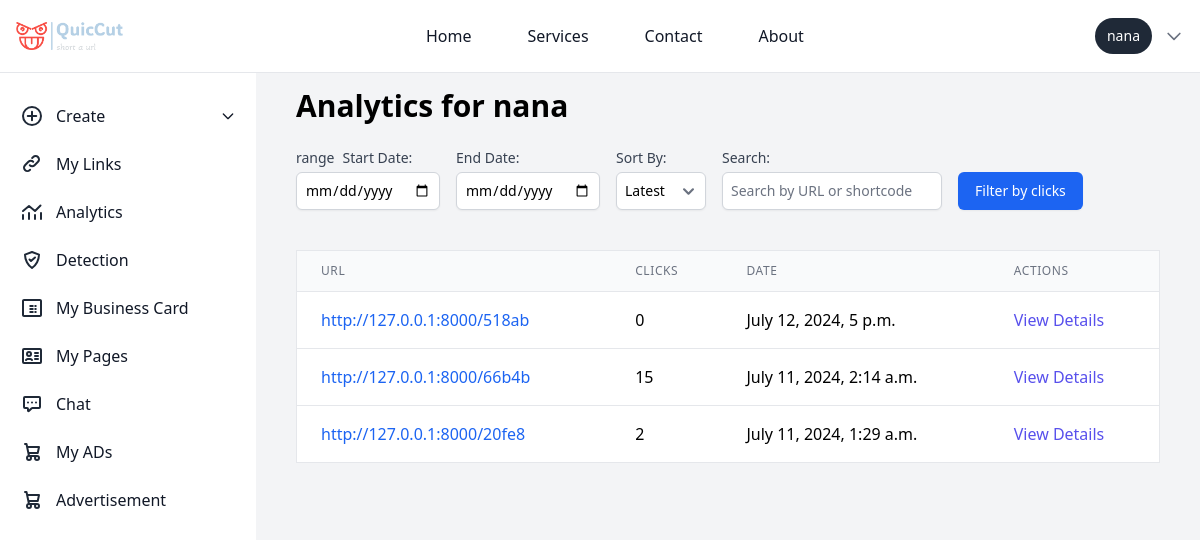
Screenshot of /analytics/ (signed in) with the database file from the repository.
### urlshortner/models.py (models this page shows, shortened)
class ShortURL(models.Model):
    user = models.ForeignKey(User, on_delete=models.CASCADE, null=True, blank=True)
    original_url = models.URLField()
    short_code = models.CharField(max_length=10, unique=True)
    clicks = models.IntegerField(default=0)
    date_created = models.DateTimeField(auto_now_add=True)
    qr_code_data = models.TextField(null=True, blank=True)
    class Meta:
        ordering = ['-date_created']

### user/views.py (the view)
# urls.py: path('analytics/', analytics_view, name='analytics_view'),
@login_required
def analytics_view(request):
    clicks = Click.objects.filter(short_url__user=request.user)
    short_urls = ShortURL.objects.filter(user=request.user)
    url_clicks = {short_url: 0 for short_url in short_urls}
    start_date = request.GET.get('start_date')
    end_date = request.GET.get('end_date')
    search_query = request.GET.get('search', '')
    if start_date and end_date:
        start_date = parse_date(start_date)
        end_date = parse_date(end_date)
        clicks = clicks.filter(timestamp__range=[start_date, end_date])
    if search_query:
        short_urls = short_urls.filter(
            Q(original_url__icontains=search_query) |
            Q(short_code__icontains=search_query)
        )
    for click in clicks:
        if click.short_url in url_clicks:
            url_clicks[click.short_url] += 1
    sort_by = request.GET.get('sort_by')
    if sort_by == 'clicks':
        url_clicks = dict(sorted(url_clicks.items(), key=lambda item: item[1], reverse=True))
    context = {
        'url_clicks': url_clicks,
        'clicks': clicks,
        'start_date': start_date,
        'end_date': end_date,
        'sort_by': sort_by,
        'search_query': search_query,
        'username': request.user.username
    }
    return render(request, 'user/analytics.html', context)

### chat/templatetags/chat_tags.py (called while the page is built)
@register.simple_tag
def unread_message_count(user):
    return Message.objects.filter(receiver=user, is_read=False).count()

### templates/user/analytics.html (shortened to what this page needs)
{% extends 'basehome/base.html' %}
{% block content %}
{% load static %}
<body class="overflow-hidden">
<div class="bg-gray-100 p-10 sm:ml-64 mt-12 overflow-y-auto max-h-screen">
  <div class="w-full h-screen bg-gray-100">
  <h1 class="text-3xl font-bold mb-6">Analytics for {{ username }}</h1>
  <form method="get" class="mb-6 flex flex-wrap items-center space-x-4">
    <div class="mb-4">
      <div class="flex">
      <p class="block text-sm font-medium text-gray-700 mr-2">range </p>
      <label for="start_date" class="block text-sm font-medium text-gray-700"> Start Date:</label>
    </div>
      <input type="date" name="start_date" id="start_date" value="{{ request.GET.start_date }}" class="mt-1 block w-full p-2 border border-gray-300 rounded-md shadow-sm focus:ring-blue-500 focus:border-blue-500 sm:text-sm">
    </div>
    <div class="mb-4">
      <label for="end_date" class="block text-sm font-medium text-gray-700">End Date:</label>
      <input type="date" name="end_date" id="end_date" value="{{ request.GET.end_date }}" class="mt-1 block w-full p-2 border border-gray-300 rounded-md shadow-sm focus:ring-blue-500 focus:border-blue-500 sm:text-sm">
    </div>
    <div class="mb-4">
      <label for="sort_by" class="block text-sm font-medium text-gray-700">Sort By:</label>
      <select name="sort_by" id="sort_by" class="mt-1 block w-full p-2 border border-gray-300 rounded-md shadow-sm focus:ring-blue-500 focus:border-blue-500 sm:text-sm">
        <option value="">Latest</option>
      </select>
    </div>
    <div class="mb-4">
      <label for="search" class="block text-sm font-medium text-gray-700">Search:</label>
      <input type="text" name="search" id="search" value="{{ request.GET.search }}" class="mt-1 block w-full p-2 border border-gray-300 rounded-md shadow-sm focus:ring-blue-500 focus:border-blue-500 sm:text-sm" placeholder="Search by URL or shortcode">
    </div>
    <div class="mb-4">
      <button type="submit" class="mt-6 inline-flex items-center px-4 py-2 border border-transparent text-sm font-medium rounded-md shadow-sm text-white bg-blue-600 hover:bg-blue-700 focus:outline-none focus:ring-2 focus:ring-offset-2 focus:ring-blue-500">
        Filter by clicks
      </button>
    </div>
  </form>
  <div class="overflow-x-auto overflow-y-auto max-h-80">
    <table class="min-w-full bg-white border border-gray-200 divide-y divide-gray-200 rounded-lg shadow-sm">
      <thead class="bg-gray-50">
        <tr>
          <th scope="col" class="px-6 py-3 text-left text-xs font-medium text-gray-500 uppercase tracking-wider">URL</th>
          <th scope="col" class="px-6 py-3 text-left text-xs font-medium text-gray-500 uppercase tracking-wider">Clicks</th>
          <th scope="col" class="px-6 py-3 text-left text-xs font-medium text-gray-500 uppercase tracking-wider">Date</th>
          <th scope="col" class="px-6 py-3 text-left text-xs font-medium text-gray-500 uppercase tracking-wider">Actions</th>
        </tr>
      </thead>
      <tbody class="bg-white divide-y divide-gray-200">
        {% for short_url, click_count in url_clicks.items %}
        <tr>
          <td class="px-6 py-4 whitespace-nowrap">
            <a href="{% url 'redirect_view' short_code=short_url.short_code %}" class="text-blue-600 hover:text-blue-800">http://127.0.0.1:8000/{{ short_url.short_code }}</a>
          </td>
          <td class="px-6 py-4 whitespace-nowrap">{{ click_count }}</td>
          <td class="px-6 py-4 whitespace-nowrap">{{ short_url.date_created }}</td>
          <td class="px-6 py-4 whitespace-nowrap">
            <a href="{% url 'url_details_view' short_code=short_url.short_code %}" class="text-indigo-600 hover:text-indigo-900">View Details</a>
          </td>
        </tr>
        {% endfor %}
      </tbody>
    </table>
  </div>
  <br>
  <br>
  <br>
</div>
</div>
</body>
{% endblock %}

### templates/basehome/base.html (shortened to what this page needs)
{% load compress %}
{% load static %}
{% load chat_tags %}
<!DOCTYPE html>
<html lang="en">
<head>
    {% compress css %}
    <link rel="stylesheet" href="{% static 'src/output.css' %}">
    {% endcompress %}
</head>
<body class="p-0 m-0">
  <nav class="bg-white dark:bg-gray-900 border-b border-gray-200 dark:border-gray-700  fixed w-full z-10 top-0">
    <div class="max-w-screen-xl mx-auto p-4 flex flex-wrap items-center justify-between">
       <a href="/" class=" items-center ">
          <img src="{% static 'logo.png' %}" class="h-6 me-3 sm:h-7" alt="logo" />
       </a>
        <div class="flex items-center md:order-2 space-x-3 rtl:space-x-reverse">
            {% if user.is_authenticated %}
            <span class="flex items-center text-sm bg-gray-800 text-white rounded-full py-2 px-3 focus:ring-4 focus:ring-gray-300 dark:focus:ring-gray-600">
                {{ user.username }}
            </span>
            <div class="relative">
                <button id="user-menu-button" class="flex items-center text-sm text-gray-500 hover:text-gray-700 dark:text-gray-400 dark:hover:text-gray-300 focus:outline-none">
                    <svg class="w-5 h-5" fill="none" stroke="currentColor" viewBox="0 0 24 24" xmlns="http://www.w3.org/2000/svg">
                        <path stroke-linecap="round" stroke-linejoin="round" stroke-width="2" d="M19 9l-7 7-7-7"></path>
                    </svg>
                </button>
            </div>
            {% endif %}
        </div>
        <div class="hidden w-full md:flex md:w-auto md:order-1" id="navbar-user">
            <ul class="flex flex-col p-4 mt-4 bg-gray-50 md:bg-white dark:bg-gray-800 md:dark:bg-gray-900 md:mt-0 md:flex-row md:space-x-8 md:p-0 border border-gray-100 rounded-lg md:border-0 dark:border-gray-700">
                <li>
                    <a href="{% url 'landingpage' %}" class="block py-2 px-3 text-gray-900 hover:text-blue-700 dark:text-white md:hover:bg-transparent md:dark:hover:text-blue-500 dark:hover:bg-gray-700 dark:hover:text-white md:dark:hover:bg-transparent">Home</a>
                </li>
                <li>
                    <a href="{% url 'service' %}" class="block py-2 px-3 text-gray-900 hover:text-blue-700 dark:text-white md:hover:bg-transparent md:dark:hover:text-blue-500 dark:hover:bg-gray-700 dark:hover:text-white md:dark:hover:bg-transparent">Services</a>
                </li>
                <li>
                    <a href="{% url 'contact' %}" class="block py-2 px-3 text-gray-900 hover:text-blue-700 dark:text-white md:hover:bg-transparent md:dark:hover:text-blue-500 dark:hover:bg-gray-700 dark:hover:text-white md:dark:hover:bg-transparent">Contact</a>
                </li>
                <li>
                    <a href="{% url 'about' %}" class="block py-2 px-3 text-gray-900 hover:text-blue-700 dark:text-white md:hover:bg-transparent md:dark:hover:text-blue-500 dark:hover:bg-gray-700 dark:hover:text-white md:dark:hover:bg-transparent">About</a>
                </li>
            </ul>
        </div>
    </div>
</nav>
    <nav class="bg-white">
      <aside id="logo-sidebar" class=" fixed mt-20 left-0 z-40 w-64 h-screen transition-transform -translate-x-full sm:translate-x-0" aria-label="Sidebar">
        <div class="h-full px-3 py-4 overflow-y-auto bg-white dark:bg-white-800">
        <div >
          <div >
            <ul id="sidebar" class="space-y-2 font-medium">
             {% if user.is_authenticated %}
             <li x-data="{ open: false }">
              <a href="javascript:void(0);" @click="open = !open" class="flex items-center p-2 text-gray-900 rounded-lg dark:text-white hover:bg-gray-100 dark:hover:bg-gray-700 group">
                  <span class="ms-3">Create</span>
                  <svg :class="{ 'rotate-180': open }" class="w-4 h-4 ml-auto transition-transform duration-200" xmlns="http://www.w3.org/2000/svg" fill="none" viewBox="0 0 24 24" stroke="currentColor">
                      <path stroke-linecap="round" stroke-linejoin="round" stroke-width="2" d="M19 9l-7 7-7-7"/>
                  </svg>
              </a>
          </li>
            <li>
              <a href="{% url 'user_links' %}" class="flex items-center p-2 text-gray-900 rounded-lg dark:text-white hover:bg-gray-100 dark:hover:bg-gray-700 group">
               <span class="ms-3">My Links</span>
               </a>
             </li>
             <li>
              <a href="{% url 'analytics_view' %}" class="flex items-center p-2 text-gray-900 rounded-lg dark:text-white hover:bg-gray-100 dark:hover:bg-gray-700 group">
                <svg class="w-6 h-6 text-gray-800 dark:text-white" aria-hidden="true" xmlns="http://www.w3.org/2000/svg" width="24" height="24" fill="none" viewBox="0 0 24 24">
                  <path stroke="currentColor" stroke-linecap="round" stroke-linejoin="round" stroke-width="2" d="M3 15v4m6-6v6m6-4v4m6-6v6M3 11l6-5 6 5 5.5-5.5"/>
                </svg>
                 <span class="flex-1 ms-3 whitespace-nowrap">Analytics</span>
              </a>
           </li>
           <li>
            <a href="{% url 'predict' %}" class="flex items-center p-2 text-gray-900 rounded-lg dark:text-white hover:bg-gray-100 dark:hover:bg-gray-700 group">
               <span class="flex-1 ms-3 whitespace-nowrap">Detection</span>
            </a>
         </li>
   <li>
    <a href="{% url 'business_card_list' %}" class="flex items-center p-2 text-gray-900 rounded-lg dark:text-white hover:bg-gray-100 dark:hover:bg-gray-700 group">
       <span class="flex-1 ms-3 whitespace-nowrap">My Business Card</span>
    </a>
 </li>
 <li>
  <a href="{% url 'user_landing_pages' %}" class="flex items-center p-2 text-gray-900 rounded-lg dark:text-white hover:bg-gray-100 dark:hover:bg-gray-700 group">
     <span class="flex-1 ms-3 whitespace-nowrap">My Pages</span>
  </a>
</li>
    <li>
      <a href="{% url 'chat_list' %}"  class="flex items-center p-2 text-gray-900 rounded-lg dark:text-white hover:bg-gray-100 dark:hover:bg-gray-700 group">
         <span class="flex-1 ms-3 whitespace-nowrap">Chat</span>
         {% load chat_tags %}
         {% unread_message_count user as unread_count %}
      </a>
   </li>
    <li>
      <a href="{% url 'my_content'%}" class="flex items-center p-2 text-gray-900 rounded-lg dark:text-white hover:bg-gray-100 dark:hover:bg-gray-700 group">
        <span class="ms-3">My ADs</span>
        </a>
      </li>
             <li>
              <a href="{% url 'content_list' %}" class="flex items-center p-2 text-gray-900 rounded-lg dark:text-white hover:bg-gray-100 dark:hover:bg-gray-700 group">
                 <span class="flex-1 ms-3 whitespace-nowrap">Advertisement</span>
              </a>
           </li>
              {% endif %}
            </ul>
          </div>
        </div>
        <br>
        <br>
        <br>
        <br>
      </nav>
    {% block content %}
    {% endblock %}
</body>
</html>

### rows the page displays
ShortURL: short_code "518ab", clicks "0", date_created "July 12, 2024, 5 p.m."
ShortURL: short_code "66b4b", click_count "15", date_created "July 11, 2024, 2:14 a.m."
ShortURL: short_code "20fe8", click_count "2", date_created "July 11, 2024, 1:29 a.m."

### other values shown
{{ user.username }} "nana"
{{ username }} "nana"
